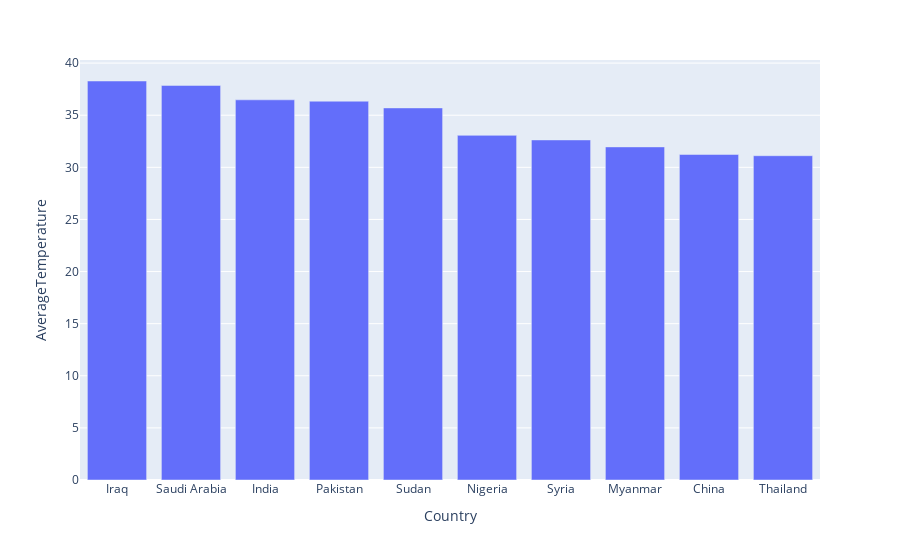

Here is the notebook cell this chart was saved with:
### Code cell
fig =px.bar(hotest_country, x="Country", y="AverageTemperature")
fig.show()

plt.figure(figsize=(16, 5))
plt.bar(hotest_country.Country, hotest_country.AverageTemperature)

plt.xticks(rotation = 45)
plt.ylabel('Average Temperature')
plt.xlabel('Country')
plt.show()

### Figure 1 — Plotly figure (JSON) as saved in the notebook; plotly's stock layout.template omitted (floating-point values rounded to 4 significant figures)
{"data": [{"alignmentgroup": "True", "hovertemplate": "Country=%{x}<br>AverageTemperature=%{y}<extra></extra>", "legendgroup": "", "marker": {"color": "#636efa", "pattern": {"shape": ""}}, "name": "", "offsetgroup": "", "orientation": "v", "showlegend": false, "textposition": "auto", "type": "bar", "x": ["Iraq", "Saudi Arabia", "India", "Pakistan", "Sudan", "Nigeria", "Syria", "Myanmar", "China", "Thailand"], "xaxis": "x", "y": [38.28, 37.86, 36.48, 36.35, 35.7, 33.07, 32.63, 31.96, 31.23, 31.11], "yaxis": "y"}], "layout": {"autosize": true, "barmode": "relative", "legend": {"tracegroupgap": 0}, "margin": {"t": 60}, "xaxis": {"anchor": "y", "autorange": true, "domain": [0, 1], "range": [-0.5, 9.5], "title": {"text": "Country"}, "type": "category"}, "yaxis": {"anchor": "x", "autorange": true, "domain": [0, 1], "range": [0, 40.3], "title": {"text": "AverageTemperature"}, "type": "linear"}}}
